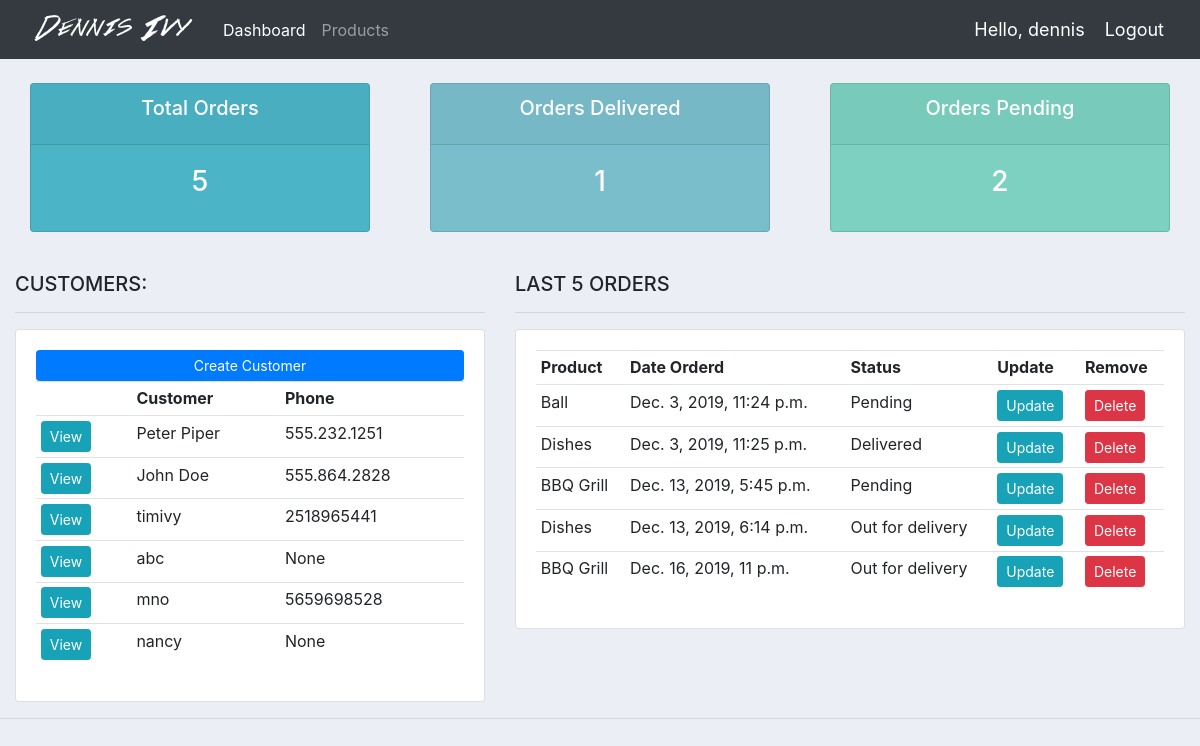
The app's page / (signed in) with its own data.
### accounts/models.py (models this page shows, shortened)
class Customer(models.Model):
	user = models.OneToOneField(User, null=True,blank=True, on_delete=models.CASCADE)
	name = models.CharField(max_length=200, null=True)
	phone = models.CharField(max_length=200, null=True)
	email = models.CharField(max_length=200, null=True)
	profile_pic=models.ImageField(null=True,blank=True,default='profile_img1.png')
	date_created = models.DateTimeField(auto_now_add=True, null=True)

class Order(models.Model):
	STATUS = (
			('Pending', 'Pending'),
			('Out for delivery', 'Out for delivery'),
			('Delivered', 'Delivered'),
			)
	customer = models.ForeignKey(Customer, null=True, on_delete= models.SET_NULL)
	product = models.ForeignKey(Product, null=True, on_delete= models.SET_NULL)
	date_created = models.DateTimeField(auto_now_add=True, null=True)
	status = models.CharField(max_length=200, null=True, choices=STATUS)
	note = models.CharField(max_length=1000, null=True)

class Product(models.Model):
	CATEGORY = (
			('Indoor', 'Indoor'),
			('Out Door', 'Out Door'),
			)
	name = models.CharField(max_length=200, null=True)
	price = models.FloatField(null=True)
	category = models.CharField(max_length=200, null=True, choices=CATEGORY)
	description = models.CharField(max_length=200, null=True, blank=True)
	date_created = models.DateTimeField(auto_now_add=True, null=True)
	tags = models.ManyToManyField(Tag)
	def __str__(self):
		return self.name

### accounts/decorators.py (the view)
	def wrapper_function(request, *args, **kwargs):
		group = None
		if request.user.groups.exists():
			group = request.user.groups.all()[0].name
		if group == 'customer':
			return redirect('user-page')
		if group == 'admin':
			return view_func(request, *args, **kwargs)

### accounts/views.py (called while the page is built)
@login_required(login_url='login')
@admin_only
def home(request):
	orders = Order.objects.all()
	customers = Customer.objects.all()
	total_customers = customers.count()
	total_orders = orders.count()
	delivered = orders.filter(status='Delivered').count()
	pending = orders.filter(status='Pending').count()
	context = {'orders':orders, 'customers':customers,
	'total_orders':total_orders,'delivered':delivered,
	'pending':pending }
	return render(request, 'accounts/dashboard.html', context)

### accounts/templates/accounts/dashboard.html
{%  extends 'accounts/main.html' %}
{% block content %}
{%  include 'accounts/status.html' %}
<br>
<div class="row">
	<div class="col-md-5">
		<h5>CUSTOMERS:</h5>
		<hr>
		<div class="card card-body">
			<a class="btn btn-primary  btn-sm btn-block" href="">Create Customer</a>
			<table class="table table-sm">
				<tr>
					<th></th>
					<th>Customer</th>
					<th>Phone</th>
				</tr>
				{% for customer in customers %}
					<tr>
						<td><a class="btn btn-sm btn-info" href="{% url 'customer' customer.id %}">View</a></td>
						<td>{{customer.name}}</td>
						<td>{{customer.phone}}</td>
					</tr>
				{% endfor %}
			</table>
		</div>
	</div>
	<div class="col-md-7">
		<h5>LAST 5 ORDERS</h5>
		<hr>
		<div class="card card-body">
			<table class="table table-sm">
				<tr>
					<th>Product</th>
					<th>Date Orderd</th>
					<th>Status</th>
					<th>Update</th>
					<th>Remove</th>
				</tr>
				{% for order in orders %}
					<tr>
						<td>{{order.product}}</td>
						<td>{{order.date_created}}</td>
						<td>{{order.status}}</td>
						<td><a class="btn btn-sm btn-info" href="{% url 'update_order' order.id %}">Update</a></td>
						<td><a class="btn btn-sm btn-danger" href="{% url 'delete_order' order.id %}">Delete</a></td>
					</tr>
				{% endfor %}
			</table>
		</div>
	</div>
</div>
{% endblock %}

### accounts/templates/accounts/main.html (shortened to what this page needs)
{% load static %}
<!DOCTYPE html>
<html>
<head>
	<link rel="stylesheet" href="https://stackpath.bootstrapcdn.com/bootstrap/4.3.1/css/bootstrap.min.css">
	<link rel="stylesheet" type="text/css" href="{% static '/css/main.css' %}">
</head>
<body>
	{%  include 'accounts/navbar.html' %}
	<div class="container-fluid">
	{% block content %}
	{% endblock %}
    </div>
	<hr>
</body>
</html>

### accounts/templates/accounts/navbar.html (shortened to what this page needs)
{% load static %}
<nav class="navbar navbar-expand-lg navbar-dark bg-dark">
 <img src="{% static 'images/logo.png' %}">
  <div class="collapse navbar-collapse" id="navbarNav">
    <ul class="navbar-nav">
      {% if request.user.is_staff %}
      <li class="nav-item active">
        <a class="nav-link" href="{% url 'home' %}">Dashboard</a>
      </li>
      <li class="nav-item">
        <a class="nav-link" href="{% url 'products' %}">Products</a>
      </li>
      {% else %}
       <li class="nav-item">
        <a class="nav-link" href="{% url 'account' %}">Settings</a>
      </li>
      {% endif %}
    </ul>
  </div>
  <span class="hello-msg">Hello, {{request.user}}</span>
  <span ><a  class="hello-msg" href="{% url 'logout' %}">Logout</a></span>
</nav>

### accounts/templates/accounts/status.html
<br>
<div class="row">
	<div class="col">
		<div class="col-md">
			<div class="card text-center text-white  mb-3" id="total-orders">
			  	<div class="card-header">
			  		<h5 class="card-title">Total Orders</h5>
			  	</div>
			  	<div class="card-body">
			    	<h3 class="card-title">{{total_orders}}</h3>
			  	</div>
			</div>
		</div>
	</div>
	<div class="col">
		<div class="col-md">
			<div class="card text-center text-white  mb-3" id="orders-delivered">
			  	<div class="card-header">
			  		<h5 class="card-title">Orders Delivered</h5>
			  	</div>
			  	<div class="card-body">
			    	<h3 class="card-title">{{delivered}}</h3>
			  	</div>
			</div>
		</div>
	</div>
	<div class="col">
		<div class="col-md">
			<div class="card text-center text-white  mb-3" id="orders-pending">
			  	<div class="card-header">
			  		<h5 class="card-title">Orders Pending</h5>
			  	</div>
			  	<div class="card-body">
			    	<h3 class="card-title">{{pending}}</h3>
			  	</div>
			</div>
		</div>
	</div>
</div>

### static/css/main.css (style rules this page uses)
body { background-color: #ebeff5; }
#total-orders { background-color: #4cb4c7; }
#orders-delivered { background-color: #7abecc; }
#orders-pending { background-color: #7CD1C0; }

### accounts/templates/accounts/navbar.html (style rules this page uses)
.hello-msg { font-size: 18px; color: #fff; margin-right: 20px; }

### records on screen
Customer: name "Peter Piper", phone "555.232.1251"
Customer: name "John Doe", phone "555.864.2828"
Customer: name "timivy", phone "2518965441"
Customer: name "abc", phone "None"
Customer: name "mno", phone "5659698528"
Customer: name "nancy", phone "None"
Order: product "Ball", date_created "Dec. 3, 2019, 11:24 p.m.", status "Pending"
Order: product "Dishes", date_created "Dec. 3, 2019, 11:25 p.m.", status "Delivered"
Order: product "BBQ Grill", date_created "Dec. 13, 2019, 5:45 p.m.", status "Pending"
Order: product "Dishes", date_created "Dec. 13, 2019, 6:14 p.m.", status "Out for delivery"
Order: product "BBQ Grill", date_created "Dec. 16, 2019, 11 p.m.", status "Out for delivery"

### other values on screen
{{ request.user }} "dennis"
{{ total_orders }} "5"
{{ delivered }} "1"
{{ pending }} "2"
